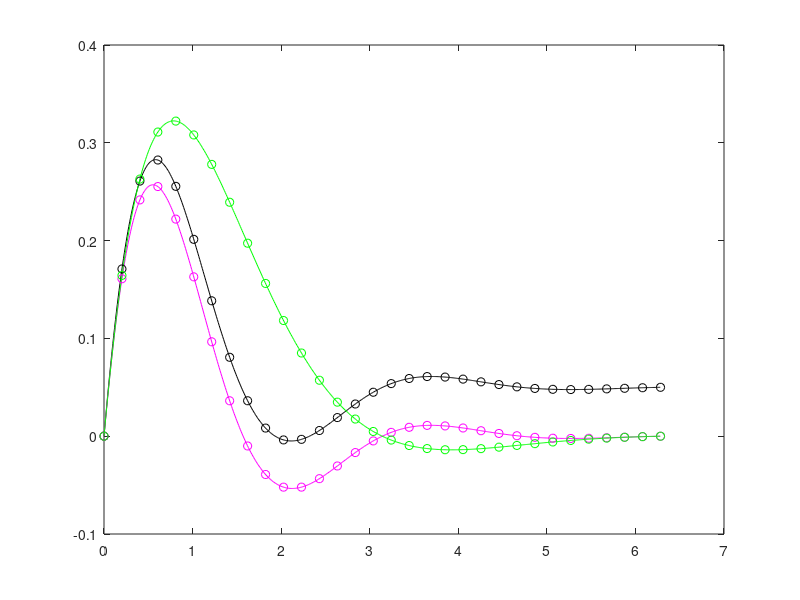

Recreate this plot in MATLAB. (Note: this script raises an error after producing the figure.)
% Demostration of GreedyNAR, NAR, stochastic collocation on synthetic 
% three-fidelity data

%% prepare data

clear
rng(202)

func_lf = @ (x) exp(-x) .* sin(x)
func_mf = @ (x) exp(-x) .* sin(x) .* cos(x)
func_hf = @ (x) exp(-x) .* sin(x) .* cos(x) + tanh(x) * 0.05
% xte = 100:100:50000;
xte = [0:0.01:pi*2]';

Ntr = 32;
% xtr = rand(Ntr,1) * pi * 2
xtr = linspace(0, pi * 2, Ntr)';

for i = 1:length(xte)
    yhf_te(i,1) =  func_hf(xte(i));
    ymf_te(i,1) =  func_mf(xte(i));
    ylf_te(i,1) =  func_lf(xte(i));
end
for i = 1:length(xtr)
    yhf_tr(i,1) =  func_hf(xtr(i));
    ymf_tr(i,1) =  func_mf(xtr(i));
    ylf_tr(i,1) =  func_lf(xtr(i));
end


figure(1)
plot(xte,yhf_te,'k-')
hold on 
plot(xte,ymf_te,'m-')
plot(xte,ylf_te,'g-')

plot(xtr,yhf_tr,'ko')
plot(xtr,ymf_tr,'mo')
plot(xtr,ylf_tr,'go')
hold off



%% normal GP with high-fidelity data only
option.step = 1; %the step of increasing the training data
option.initial_size = 2; %the initial size of training data

% model_hf = cigp(xtr, yhf_tr, xte, 'ard');
% model_hf = cigp(xtr, yhf_tr, xte, 'linear');
model_hf = cigp_sequen(xtr, yhf_tr, xte, 'ard', Ntr/4,option);
% model_hf = cigp(xtr(1:Ntr/4), yhf_tr(1:Ntr/4), xte, 'ard');


figure(2)
clf
hold on 
plot(xte,ylf_te,'g-','LineWidth',2, 'MarkerSize',10)
plot(xte,ymf_te,'m-','LineWidth',2, 'MarkerSize',10)
plot(xte,yhf_te,'b-','LineWidth',2, 'MarkerSize',10)

plot(xte,model_hf.yTe_pred,'r--','LineWidth',2, 'MarkerSize',10)

id_use = model_hf.id_use;
plot(xtr(id_use),yhf_tr(id_use),'b+','LineWidth',2, 'MarkerSize',10)
hold off

legend('Low-fidelity groundtruth','Mid-fidelity groundtruth','High-fidelity groundtruth','High-fidelity prediction',...
 'High-fidelity used observations')
box on 
grid on 
set(gca,'FontSize',18);

print('IMG/gp_f3','-dpng')

%% stochastic collocation
[yPred, model,absId_use] = sc_v01(xtr,{ylf_tr,ymf_tr,yhf_tr},xte,[Ntr,Ntr/2,Ntr/4]);
figure(3)
clf
hold on 
plot(xte,ylf_te,'g-','LineWidth',2, 'MarkerSize',10)
plot(xte,ymf_te,'m-','LineWidth',2, 'MarkerSize',10)
plot(xte,yhf_te,'b-','LineWidth',2, 'MarkerSize',10)

plot(xte,yPred,'r--','LineWidth',2, 'MarkerSize',10)

% id_use = absId_use{3};
plot(xtr(absId_use{1}),ylf_tr(absId_use{1}),'g+','LineWidth',2, 'MarkerSize',10)
plot(xtr(absId_use{2}),ymf_tr(absId_use{2}),'m+','LineWidth',2, 'MarkerSize',10)
plot(xtr(absId_use{3}),yhf_tr(absId_use{3}),'b+','LineWidth',2, 'MarkerSize',10)
hold off

legend('Low-fidelity groundtruth','Mid-fidelity groundtruth','High-fidelity groundtruth','High-fidelity prediction',...
    'Low-fidelity used observations','Mid-fidelity used observations','High-fidelity used observations')
box on 
grid on 
set(gca,'FontSize',18);

print('IMG/sc1_fx3','-dpng')

%% stochastic collocation with low-fidelity observations
[yPred, model,absId_use] = sc_v02(xtr,{ylf_tr,ymf_tr,yhf_tr},xte,{ylf_te,[],[]},[Ntr,Ntr/2,Ntr/4]);
figure(4)
clf
hold on 
plot(xte,ylf_te,'g-','LineWidth',2, 'MarkerSize',10)
plot(xte,ymf_te,'m-','LineWidth',2, 'MarkerSize',10)
plot(xte,yhf_te,'b-','LineWidth',2, 'MarkerSize',10)

plot(xte,yPred,'r--','LineWidth',2, 'MarkerSize',10)

% id_use = absId_use{3};
plot(xtr(absId_use{1}),ylf_tr(absId_use{1}),'g+','LineWidth',2, 'MarkerSize',10)
plot(xtr(absId_use{2}),ymf_tr(absId_use{2}),'m+','LineWidth',2, 'MarkerSize',10)
plot(xtr(absId_use{3}),yhf_tr(absId_use{3}),'b+','LineWidth',2, 'MarkerSize',10)
hold off

legend('Low-fidelity groundtruth','Mid-fidelity groundtruth','High-fidelity groundtruth','High-fidelity prediction',...
    'Low-fidelity used observations','Mid-fidelity used observations','High-fidelity used observations')
box on 
grid on 
set(gca,'FontSize',18);

print('IMG/sc2_fx3','-dpng')
%% GreedyNAR without low-fidelity observations
[yPred, model, absId_use] = GreedyNAR(xtr,{ylf_tr,ymf_tr,yhf_tr},xte,'ard',[Ntr,Ntr/2,Ntr/4]);

figure(5)
clf
hold on 
plot(xte,ylf_te,'g-','LineWidth',2, 'MarkerSize',10)
plot(xte,ymf_te,'m-','LineWidth',2, 'MarkerSize',10)
plot(xte,yhf_te,'b-','LineWidth',2, 'MarkerSize',10)

plot(xte,yPred,'r--','LineWidth',2, 'MarkerSize',10)

% id_use = absId_use{3};
plot(xtr(absId_use{1}),ylf_tr(absId_use{1}),'g+','LineWidth',2, 'MarkerSize',10)
plot(xtr(absId_use{2}),ymf_tr(absId_use{2}),'m+','LineWidth',2, 'MarkerSize',10)
plot(xtr(absId_use{3}),yhf_tr(absId_use{3}),'b+','LineWidth',2, 'MarkerSize',10)
hold off

legend('Low-fidelity groundtruth','Mid-fidelity groundtruth','High-fidelity groundtruth','High-fidelity prediction',...
    'Low-fidelity used observations','Mid-fidelity used observations','High-fidelity used observations')
box on 
grid on 
set(gca,'FontSize',18);

print('IMG/greedyNAR1_fx3','-dpng')
%% GreedyNAR with low-fidelity observations
[yPred, model, absId_use] = GreedyNAR_v02(xtr,{ylf_tr,ymf_tr,yhf_tr},xte,{ylf_te,[],[]},'ard',[Ntr,Ntr/2,Ntr/4]);
% [yPred, model, absId_use] = GreedyNAR_v02(xtr,{ylf_tr,ymf_tr,yhf_tr},xte,{ylf_te,ymf_te,[]},'ard',[Ntr,Ntr/2,Ntr/4]);

figure(6)
clf
hold on 
plot(xte,ylf_te,'g-','LineWidth',2, 'MarkerSize',10)
plot(xte,ymf_te,'m-','LineWidth',2, 'MarkerSize',10)
plot(xte,yhf_te,'b-','LineWidth',2, 'MarkerSize',10)

plot(xte,yPred,'r--','LineWidth',2, 'MarkerSize',10)

% id_use = absId_use{3};
plot(xtr(absId_use{1}),ylf_tr(absId_use{1}),'g+','LineWidth',2, 'MarkerSize',10)
plot(xtr(absId_use{2}),ymf_tr(absId_use{2}),'m+','LineWidth',2, 'MarkerSize',10)
plot(xtr(absId_use{3}),yhf_tr(absId_use{3}),'b+','LineWidth',2, 'MarkerSize',10)
hold off

legend('Low-fidelity groundtruth','Mid-fidelity groundtruth','High-fidelity groundtruth','High-fidelity prediction',...
    'Low-fidelity used observations','Mid-fidelity used observations','High-fidelity used observations')
box on 
grid on 
set(gca,'FontSize',18);
print('IMG/greedyNAR2_fx3','-dpng')